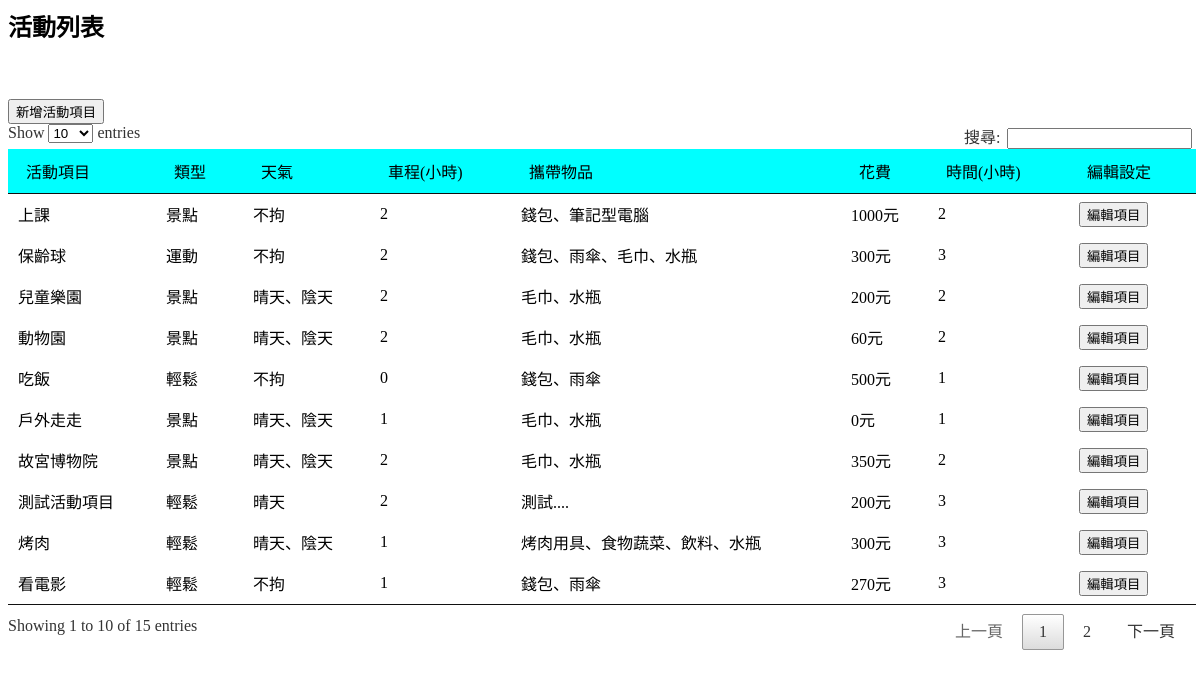
/activity.php (signed in), run on the app's committed database.
### tables this page shows
CREATE TABLE `activity` (
  `ac_id` int(6) UNSIGNED NOT NULL,
  `ac_type` int(30) NOT NULL,
  `ac_name` varchar(30) NOT NULL,
  `ac_weather` varchar(30) NOT NULL,
  `ac_drive` int(30) NOT NULL,
  `ac_carry` varchar(30) NOT NULL,
  `ac_spend` int(30) NOT NULL,
  `ac_hours` int(30) NOT NULL,
  `ac_timetype` int(30) NOT NULL,
  `ac_updatedate` timestamp NOT NULL DEFAULT CURRENT_TIMESTAMP ON UPDATE CURRENT_TIMESTAMP
);

### select_activity.php (called while the page is built)
<?php
    include("mysql.php");
    $sql = "select ac_id,ac_name,ac_type,(select name from activity_types where id = ac_type) as type_name,ac_weather,ac_drive,ac_carry,ac_spend,ac_hours from activity";
    $query = $conn->query($sql);
    $active = $query->fetchAll(PDO::FETCH_ASSOC);
?>

### activity.php (the view, shortened to what this page needs)
<html>
  <head>
  </head>
<link href="jquery.dataTables.min.css" rel="stylesheet" />
<?php session_start();
    include("mysql.php");
    $us_admin = $_SESSION['us_admin'];
    if(!empty($us_admin)){
        include("select_activity.php");
    }
 ?>
  <body>
    <form name="showForm" method="post">
        <input type="hidden" name="admin" value="<?=$us_admin?>"/>
        <div id="button"></div>
        <H2>活動列表</H2>
        <br/><br/>
        <input type="button" style="display:none;" name="add" value="新增活動項目" onClick="add_activity()"/>
        <table id="example">
	<thead>
        <tr>
            <td bgcolor="#00FFFF">活動項目</td>
            <td bgcolor="#00FFFF">類型</td>
            <td bgcolor="#00FFFF">天氣</td>
            <td bgcolor="#00FFFF">車程(小時)</td>
            <td bgcolor="#00FFFF">攜帶物品</td>
            <td bgcolor="#00FFFF">花費</td>
            <td bgcolor="#00FFFF">時間(小時)</td>
            <?php
                if($us_admin=='Y'){
            ?>
                <td bgcolor="#00FFFF">編輯設定</td>
            <?php
                }
            ?>
        </tr>
	</thead>
	<tbody>
        <?php
            foreach ($active as $key => $value) {
        ?>
         <tr>
            <td class="ac_name">
                    <?php echo $value["ac_name"]?>
            </td>
            <td class="type_name">
                    <?php echo $value["type_name"]?>
            </td>
            <td class="ac_weather">
                    <?php echo $value["ac_weather"]?>
            </td>
            <td class="ac_drive">
                    <?php echo $value["ac_drive"]?>
            </td>
            <td class="ac_carry">
                    <?php echo $value["ac_carry"]?>
            </td>
            <td class="ac_spend">
                    <?php echo $value["ac_spend"]?>元
            </td>
            <td class="ac_hours">
                    <?php echo $value["ac_hours"]?>
            </td>
            <?php
                if($us_admin=='Y'){
            ?>
            <td class="ac_edit">
                <input type="button" value="編輯項目" onClick="edit(this)"/>
            </td>
            <?php
                }
            ?>
        </tr>
        <?php
            }
        ?>
	</tbody>
</table>
    </form>
  </body>
</html>

### data on the page
activity: ac_name "保齡球", type_name "運動", ac_weather "不拘", ac_drive "2", ac_carry "錢包、雨傘、毛巾、水瓶", ac_spend "300", ac_hours "3"
activity: ac_name "吃飯", type_name "輕鬆", ac_weather "不拘", ac_drive "0", ac_carry "錢包、雨傘", ac_spend "500", ac_hours "1"
activity: ac_name "看電影", type_name "輕鬆", ac_weather "不拘", ac_drive "1", ac_carry "錢包、雨傘", ac_spend "270", ac_hours "3"
activity: ac_name "戶外走走", type_name "景點", ac_weather "晴天、陰天", ac_drive "1", ac_carry "毛巾、水瓶", ac_spend "0", ac_hours "1"
activity: ac_name "動物園", type_name "景點", ac_weather "晴天、陰天", ac_drive "2", ac_carry "毛巾、水瓶", ac_spend "60", ac_hours "2"
activity: ac_name "故宮博物院", type_name "景點", ac_weather "晴天、陰天", ac_drive "2", ac_carry "毛巾、水瓶", ac_spend "350", ac_hours "2"
activity: ac_name "兒童樂園", type_name "景點", ac_weather "晴天、陰天", ac_drive "2", ac_carry "毛巾、水瓶", ac_spend "200", ac_hours "2"
activity: ac_name "上課", type_name "景點", ac_weather "不拘", ac_drive "2", ac_carry "錢包、筆記型電腦", ac_spend "1000", ac_hours "2"
activity: ac_name "測試活動項目", type_name "輕鬆", ac_weather "晴天", ac_drive "2", ac_carry "測試....", ac_spend "200", ac_hours "3"
activity: ac_name "烤肉", type_name "輕鬆", ac_weather "晴天、陰天", ac_drive "1", ac_carry "烤肉用具、食物蔬菜、飲料、水瓶", ac_spend "300", ac_hours "3"
